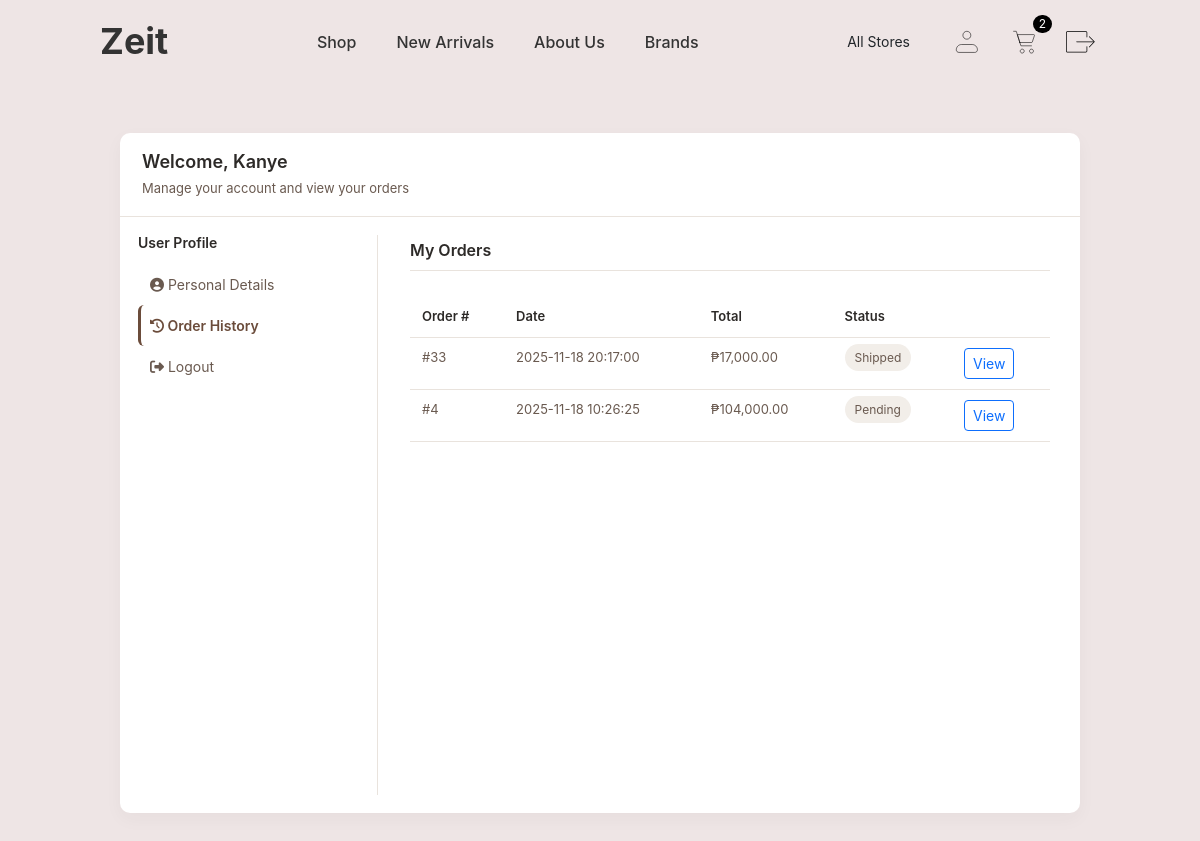
Page /profile.php?tab=orders (signed in) on the earlier database version.
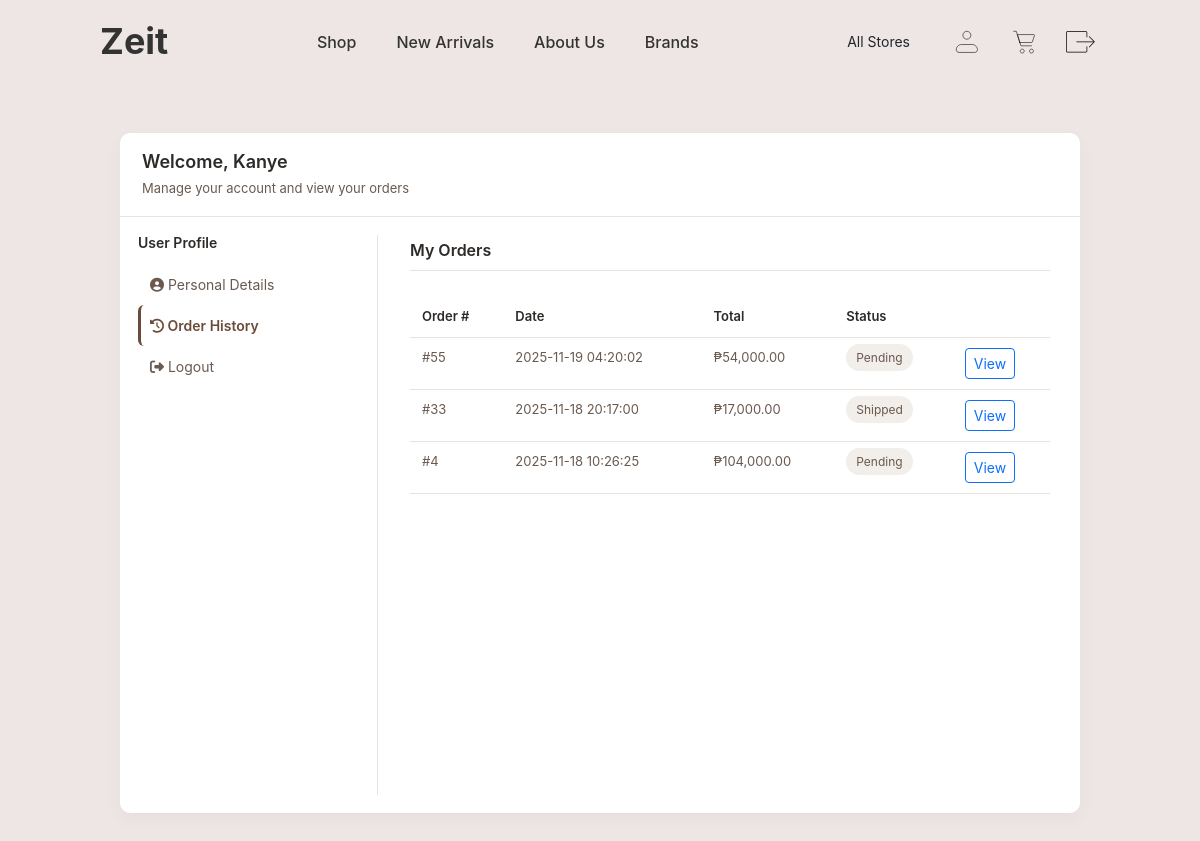
Same page on the later database version.
### tables this page shows
CREATE TABLE `orders` (
  `order_id` int NOT NULL AUTO_INCREMENT,
  `user_id` int NOT NULL,
  `branch_id` int DEFAULT NULL,
  `order_date` datetime DEFAULT CURRENT_TIMESTAMP,
  `status` enum('Pending','Shipped','Delivered','Cancelled') DEFAULT 'Pending',
  `total_amount` decimal(10,2) NOT NULL,
  PRIMARY KEY (`order_id`),
  KEY `fk_orders_user` (`user_id`),
  KEY `fk_orders_branch` (`branch_id`),
  CONSTRAINT `fk_orders_branch` FOREIGN KEY (`branch_id`) REFERENCES `branches` (`branch_id`),
  CONSTRAINT `fk_orders_user` FOREIGN KEY (`user_id`) REFERENCES `users` (`user_id`)
);

### profile.php (the view, shortened to what the changed rows need)
<?php
require_once 'config.php';
$tab = $_GET['tab'] ?? 'overview';
$user_id = (int)$_SESSION['user_id'];
$conn = getDBConnection($servername, $username, $password, $database, $port);
$userData = null;
if ($conn) {
    $uStmt = $conn->prepare('SELECT first_name, last_name, email, phone FROM users WHERE user_id = ? LIMIT 1');
    if ($uStmt) {
        $uStmt->bind_param('i', $user_id);
        $uStmt->execute();
        $uRes = $uStmt->get_result();
        $userData = $uRes->fetch_assoc() ?: null;
    }
}
?>
<!DOCTYPE html>
<html lang="en">
  <head>
    <link href="https://cdn.jsdelivr.net/npm/bootstrap@5.3.8/dist/css/bootstrap.min.css" rel="stylesheet">
    <link rel="stylesheet" href="https://cdnjs.cloudflare.com/ajax/libs/font-awesome/6.4.0/css/all.min.css">
    <link rel="stylesheet" href="styles/profile.css">
    <link rel="stylesheet" href="styles/styles.css">
  </head>
<body>
  <div class="container-fluid">
    <?php include 'header-navbar.php'; ?>
    <div class="profile-container">
      <div class="profile-header">
        <h2>Welcome, <?php echo htmlspecialchars($userData['first_name'] ?? 'User', ENT_QUOTES, 'UTF-8'); ?></h2>
      </div>
      <div class="profile-content">
        <main class="profile-main">
          <?php if ($tab === 'overview'): ?>
            <div class="welcome-message">
              <h4>Welcome, <?php echo htmlspecialchars($userData['first_name'] ?? 'User', ENT_QUOTES, 'UTF-8'); ?></h4>
            </div>
            <h3 class="section-title">Personal Details</h3>
            <?php if ($userData): ?>
              <div class="info-card">
                <div class="info-row">
                  <div class="info-label">First Name:</div>
                  <div class="info-value"><?php echo htmlspecialchars($userData['first_name'] ?? 'N/A', ENT_QUOTES, 'UTF-8'); ?></div>
                </div>
                <div class="info-row">
                  <div class="info-label">Last Name:</div>
                  <div class="info-value"><?php echo htmlspecialchars($userData['last_name'] ?? 'N/A', ENT_QUOTES, 'UTF-8'); ?></div>
                </div>
                <div class="info-row">
                  <div class="info-label">Email:</div>
                  <div class="info-value"><?php echo htmlspecialchars($userData['email'] ?? 'N/A', ENT_QUOTES, 'UTF-8'); ?></div>
                </div>
                <div class="info-row">
                  <div class="info-label">Phone:</div>
                  <div class="info-value"><?php echo htmlspecialchars($userData['phone'] ?? 'N/A', ENT_QUOTES, 'UTF-8'); ?></div>
                </div>
              </div>
            <?php else: ?>
              <p>User information not available.</p>
            <?php endif; ?>
          <?php elseif ($tab === 'orders'): ?>
            <h2 class="section-title">My Orders</h2>
            <?php
            if ($conn) {
                $orders = [];
                $stmt = $conn->prepare("CALL GetUserOrderHistory(?)");
                if ($stmt) {
                    $stmt->bind_param('i', $user_id);
                    $stmt->execute();
                    if (method_exists($stmt, 'get_result')) {
                        $res = $stmt->get_result();
                        while ($r = $res->fetch_assoc()) {
                            $orders[] = $r;
                        }
                    }
                    if (!empty($orders)) {
                        echo '<div class="table-responsive"><table class="table">';
                        echo '<thead><tr><th>Order #</th><th>Date</th><th>Total</th><th>Status</th><th></th></tr></thead><tbody>';
                        foreach ($orders as $order) {
                            $oid = (int)($order['order_id'] ?? 0);
                            $date = htmlspecialchars($order['order_date'] ?? '', ENT_QUOTES, 'UTF-8');
                            $total = number_format((float)($order['total_amount'] ?? 0), 2);
                            $status = htmlspecialchars($order['status'] ?? '', ENT_QUOTES, 'UTF-8');
                            $statusLower = strtolower($status);
                            $statusClass = '';
                            if ($statusLower === 'pending') $statusClass = 'status-pending';
                            if ($statusLower === 'shipped') $statusClass = 'status-shipped';
                            echo "<tr>
                                    <td>#{$oid}</td>
                                    <td>{$date}</td>
                                    <td>₱{$total}</td>
                                    <td><span class=\"status-badge {$statusClass}\">{$status}</span></td>
                                    <td><a href=\"order-details.php?order_id={$oid}\" class=\"btn btn-sm btn-outline-primary\">View</a></td>
                                  </tr>";
                        }
                        echo '</tbody></table></div>';
                    } else {
                        echo '<p>No orders made yet.</p>';
                    }
                } else {
                    echo '<p>Unable to load orders.</p>';
                }
            } else {
                echo '<p>Unable to load orders.</p>';
            }
            ?>
          <?php else: ?>
            <p>Unknown tab.</p>
          <?php endif; ?>
        </main>
      </div>
    </div>
  </div>
</body>
</html>

### header-navbar.php (shortened to what the changed rows need)
<?php
require_once 'config.php';
$conn = getDBConnection($servername, $username, $password, $database, $port);
$cartCount = 'SELECT COUNT(*) AS item_count FROM cart WHERE user_id = ?';
$stmt = $conn->prepare($cartCount);
if ($stmt) {
    if (!empty($_SESSION['user_id'])) {
        $stmt->bind_param('i', $_SESSION['user_id']);
        $stmt->execute();
        $result = $stmt->get_result();
        $row = $result->fetch_assoc();
        $itemCount = (int)$row['item_count'];
    } else {
        $itemCount = 0;
    }
} else {
    $itemCount = 0;
}
?>
<div class="navbar">
  <a href="index.php" class="logo"><h1>Zeit</h1></a>
  <div class="icons">
    <div class="icons-group">
      <a href="cart.php" class="cart-link icon-link">
        <img src="img/cart-icon.svg" alt="Cart">
        <?php if ($itemCount > 0): ?>
          <span class="cart-count"><?php echo (int)$itemCount; ?></span>
        <?php endif; ?>
      </a>
    </div>
  </div>
</div>

Differences in the rows shown:
added orders: order_id "55", order_date "2025-11-19 04:20:02", total_amount "54,000.00", status "Pending"
Other differences:
$itemCount: "2" → (not shown)
